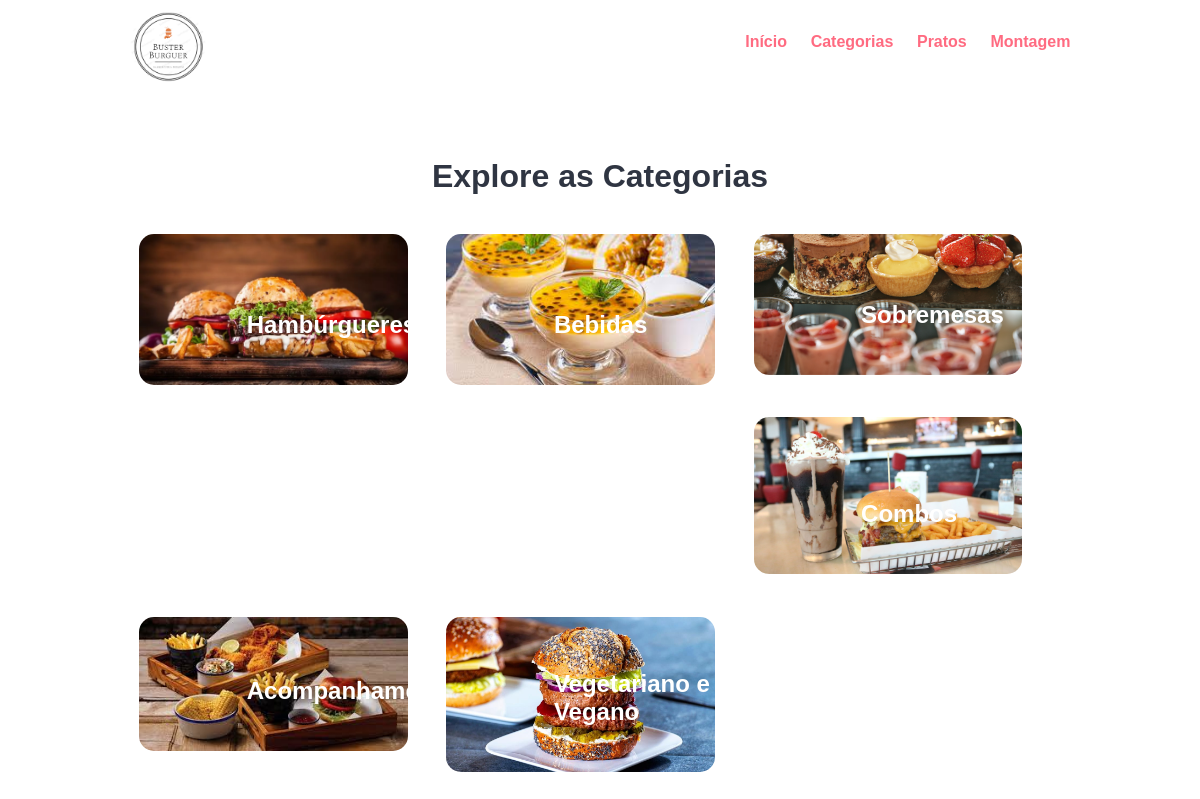
/categories.php, run on the app's committed database.
### tables this page shows
CREATE TABLE `tbl_categoria` (
  `id` int(10) UNSIGNED NOT NULL,
  `titulo` varchar(100) NOT NULL,
  `nome_imagem` varchar(255) NOT NULL,
  `destacado` varchar(10) NOT NULL,
  `ativo` varchar(10) NOT NULL
);

### categories.php (the view, shortened to what this page needs)
<?php include('partials-front/menu.php'); ?>
    <section class="categories">
        <div class="container">
            <h2 class="text-center">Explore as Categorias</h2>
            <?php
                $sql = "SELECT * FROM tbl_categoria WHERE ativo='Sim'";
                $res = mysqli_query($conn, $sql);
                $count = mysqli_num_rows($res);
                if ($count > 0) {
                    while ($row = mysqli_fetch_assoc($res)) {
                        $id = $row['id'];
                        $titulo = $row['titulo'];
                        $nome_imagem = $row['nome_imagem'];
                        ?>
                        <a href="<?php echo SITEURL; ?>category-foods.php?category_id=<?php echo $id; ?>">
                            <div class="box-3 float-container">
                                <?php
                                    if ($nome_imagem == "") {
                                        echo "<div class='error'>Imagem não encontrada.</div>";
                                    } else {
                                        ?>
                                        <img src="<?php echo SITEURL; ?>images/category/<?php echo $nome_imagem; ?>" alt="Pizza" class="img-responsive img-curve">
                                        <?php
                                    }
                                ?>
                                <h3 class="float-text text-white"><?php echo $titulo; ?></h3>
                            </div>
                        </a>
                        <?php
                    }
                } else {
                    echo "<div class='error'>Categoria não encontrada.</div>";
                }
            ?>
        </div>
    </section>

### partials-front/menu.php (shortened to what this page needs)
<!DOCTYPE html>
<html lang="pt-br">
<head>
    <link rel="stylesheet" href="css/style.css">
</head>
<body>
    <section class="navbar">
        <div class="container">
            <div class="logo">
            <a href="#" title="Logo">
                    <img src="images/teste.png" alt="Buster Logo" class="img-responsive">
                </a>
            </div>
            <div class="menu text-right">
                <ul>
                    <li>
                        <a href="<?php echo SITEURL; ?>">Início</a>
                    </li>
                    <li>
                        <a href="<?php echo SITEURL; ?>categories.php">Categorias</a>
                    </li>
                    <li>
                        <a href="<?php echo SITEURL; ?>foods.php">Pratos</a>
                    </li>
                    <li>
                        <a href="<?php echo SITEURL; ?>montagem.php">Montagem</a>
                    </li>
                </ul>
            </div>
        </div>
    </section>

### css/style.css (style rules this page uses)
* { margin: 0; padding: 0; font-family: Arial, Helvetica, sans-serif; }
.container { width: 80%; margin: 0 auto; padding: 1%; }
.img-responsive { width: 100%; }
.img-curve { border-radius: 15px; }
.text-right { text-align: right; }
.text-center { text-align: center; }
.text-white { color: white; }
a { color: #ff6b81; text-decoration: none; }
h2 { color: #2f3542; font-size: 2rem; margin-bottom: 2%; }
h3 { font-size: 1.5rem; }
.float-container { position: relative; }
.float-text { position: absolute; bottom: 50px; left: 40%; }
.logo { width: 10%; float: left; }
.menu { line-height: 60px; }
.menu ul { list-style-type: none; }
.menu ul li { display: inline; padding: 1%; font-weight: bold; }
.categories { padding: 4% 0; }
.box-3 { width: 28%; float: left; margin: 2%; }

### data on the page
tbl_categoria: nome_imagem (picture), titulo "Hambúrgueres"
tbl_categoria: nome_imagem (picture), titulo "Bebidas"
tbl_categoria: nome_imagem (picture), titulo "Sobremesas"
tbl_categoria: nome_imagem (picture), titulo "Combos"
tbl_categoria: nome_imagem (picture), titulo "Acompanhamentos"
tbl_categoria: nome_imagem (picture), titulo "Vegetariano e Vegano"
